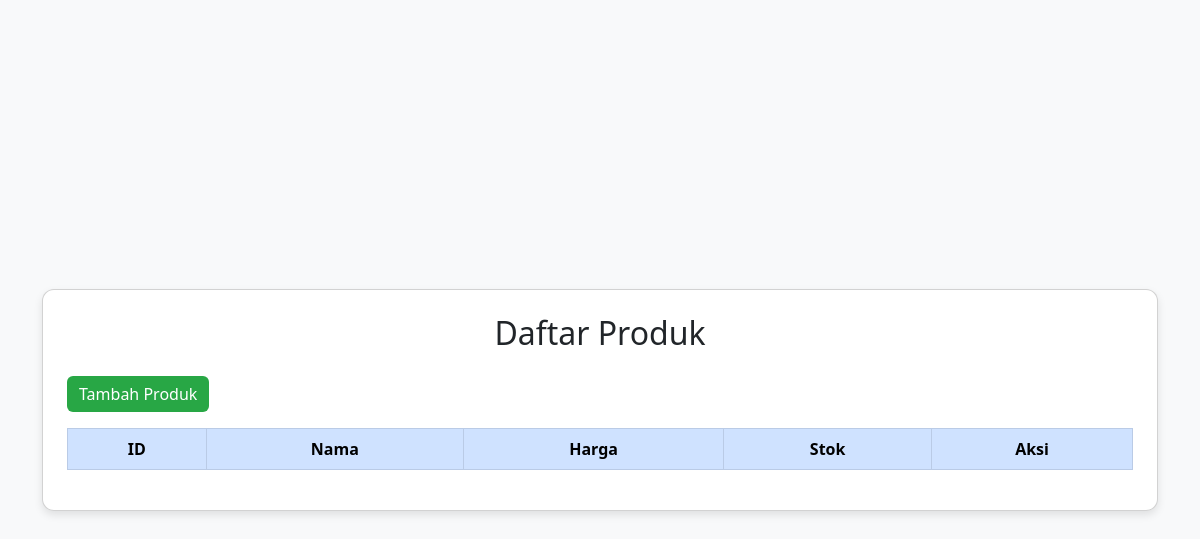
/products/tabelproducts_07048.php, run on an earlier commit of the app's database.
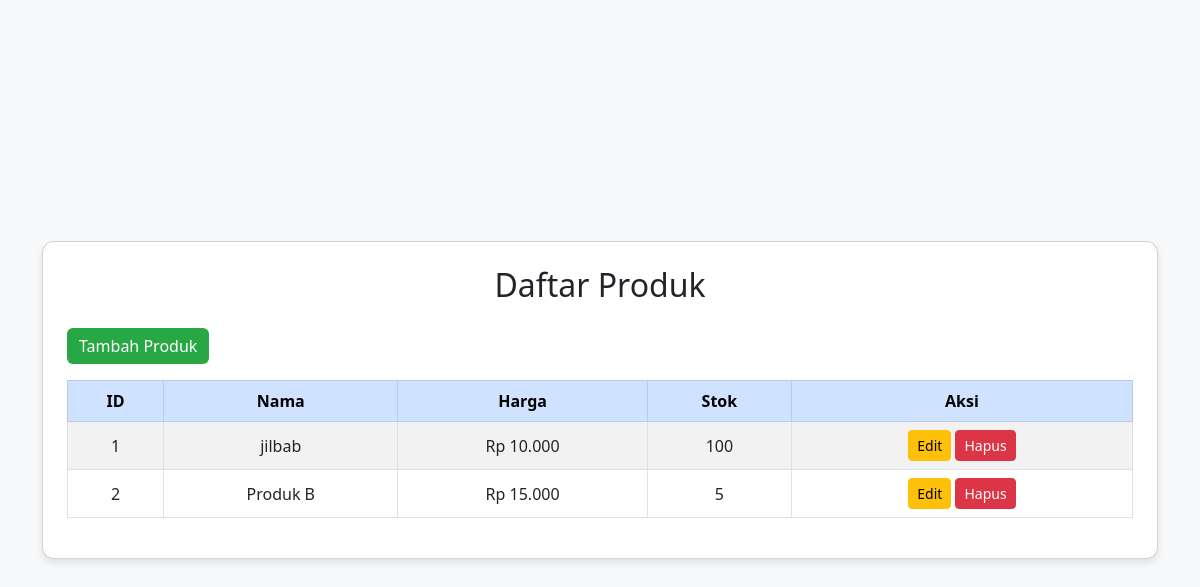
And on a later commit of the database.
### tables this page shows
CREATE TABLE `products` (
  `id` int(11) NOT NULL,
  `nama_produk` varchar(100) NOT NULL,
  `harga` decimal(10,2) NOT NULL,
  `stok` int(11) NOT NULL
);

### products/tabelproducts_07048.php (the view, shortened to what this page needs)
<?php
include '../config_07048.php';
$result = $conn->query("SELECT * FROM products");
?>
<!DOCTYPE html>
<html lang="id">
<head>
    <link href="https://cdn.jsdelivr.net/npm/bootstrap@5.3.0/dist/css/bootstrap.min.css" rel="stylesheet">
</head>
<body class="d-flex justify-content-center align-items-center vh-100">
    <div class="container">
        <div class="card p-4">
            <h2 class="text-center mb-4">Daftar Produk</h2>
            <div class="d-flex justify-content-between mb-3">
                <a href="createproducts_07048.php" class="btn btn-success">Tambah Produk</a>
            </div>
            <div class="table-responsive">
                <table class="table table-bordered table-striped text-center">
                    <thead class="table-primary">
                        <tr>
                            <th>ID</th>
                            <th>Nama</th>
                            <th>Harga</th>
                            <th>Stok</th>
                            <th>Aksi</th>
                        </tr>
                    </thead>
                    <tbody>
                        <?php while ($row = $result->fetch_assoc()): ?>
                        <tr>
                            <td><?= $row['id'] ?></td>
                            <td><?= htmlspecialchars($row['nama_produk']) ?></td>
                            <td>Rp <?= number_format($row['harga'], 0, ',', '.') ?></td>
                            <td><?= $row['stok'] ?></td>
                            <td>
                                <a href="editproducts_07048.php?id=<?= $row['id'] ?>" class="btn btn-warning btn-sm">Edit</a>
                                <a href="deleteproducts_07048.php?id=<?= $row['id'] ?>" class="btn btn-danger btn-sm" onclick="return confirm('Hapus data?')">Hapus</a>
                            </td>
                        </tr>
                        <?php endwhile; ?>
                    </tbody>
                </table>
            </div>
        </div>
    </div>
</body>
</html>

### products/tabelproducts_07048.php (style rules this page uses)
body { background-color: #f8f9fa; }
.card { border-radius: 12px; box-shadow: 0 4px 8px rgba(0, 0, 0, 0.1); }
.btn-success { background-color: #28a745; border: none; transition: 0.3s; }
.table th, .table td { vertical-align: middle; }

What changed in the data, as far as the page shows it:
added products: id "1", nama_produk "jilbab", harga "10.000", stok "100"
added products: id "2", nama_produk "Produk B", harga "15.000", stok "5"
